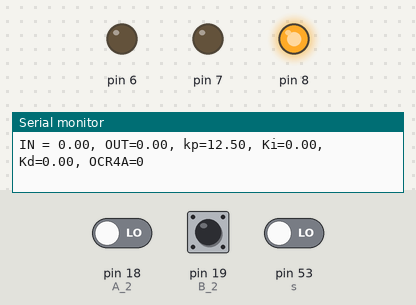
Bench run of a sketch on a simulated Arduino Mega 2560, built with avr-gcc and run on an emulated ATmega2560. Parts: output pins drawn as LEDs (lit = HIGH), the last lines printed to the serial monitor. Inputs (shaded band) come from the test bench; at power-on: pin 53 (s) LOW, pin 18 (A_2) LOW, pin 19 (B_2) HIGH.

Above: at 1.2 s.
1.3 s: pin 53 (s) driven HIGH
At 2.5 s:
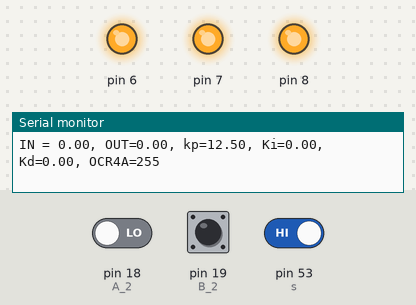
2.8 s: pin 53 (s) driven LOW
At 3.8 s:
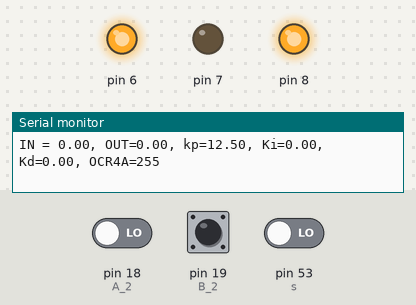
13.9 s: pin 18 (A_2) driven HIGH and pin 53 (s) driven HIGH
At 14.9 s:
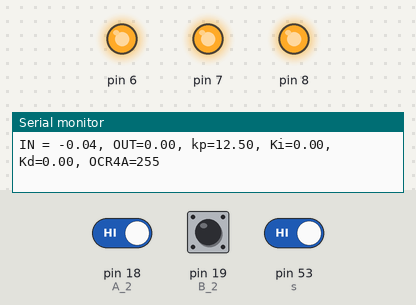
Timing chart, 0 to 16.9 s (numbered marks = the images above; inputs shaded):
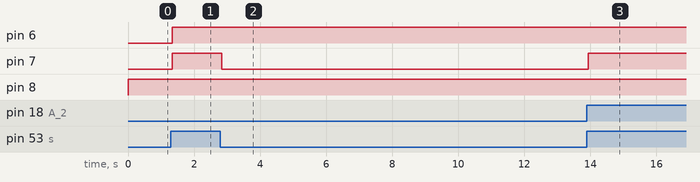

Measured:
- after the input at 1.3 s, pin 6, pin 7: LOW → HIGH at once
- after the input at 2.8 s, pin 7: HIGH → LOW at once
- after the input at 13.9 s, pin 7: LOW → HIGH at once

The sketch:

sketch_sep04c.pde
```cpp
#include <PID_v1.h>
#include <stdio.h>
int A_2=18; /*encoder channel A*/
int B_2=19;/*encoder channel B*/

#define s 53/*switch (just to say to arduino
              that execute the program if switch is turned on)*/
volatile double count_2 = 0.0; /*variable to store encoder pulses*/
double Input,Output;
double Setpoint=180.0;
double Kp=12.5;
double Ki=0.0;
double Kd=0.0;
PID Furuta(&Input,&Output,&Setpoint,Kp,Ki,Kd,DIRECT);
void setup()
{Serial.begin (9600);
  /*channels A and B as inputs*/
  pinMode(A_2, INPUT);
  pinMode(B_2, INPUT);
  /*pins to H-bridge as outputs*/
  DDRH=DDRH|B00111000;//PH5,PH4,PH3
  TCCR4A|=(1<<COM4A1)|(1<<WGM40);
  TCCR4B|=(1<<CS41)|(1<<CS40);
 /*for the switch and LED*/
  pinMode(s,INPUT);
  /*to read encoder*/
  attachInterrupt(5, doA2, CHANGE);
  attachInterrupt(4, doB2, CHANGE);
  Furuta.SetMode(AUTOMATIC);
  Furuta.SetOutputLimits(-255.0,255.0);
  Furuta.SetSampleTime(1);
  Furuta.SetControllerDirection(DIRECT);
  Serial.println("START READING");}
void loop()
{Input=count_2*(360.0/10000.0);
  if(digitalRead(s)==HIGH)
{if((Input<=160.0)||(Input>=200.0))
{motorStop();
}if(Input<Setpoint)
{motor_CW();
OCR4A=255.0-Output;
}
if (Input>Setpoint)
  {
      /*motor spins counter-clockwise direction*/
    if(Output<0)
      {motor_CCW ();
       Output=Output*(-1.0);
       OCR4A=255.0-Output;
   }else{
         motor_CCW();
         OCR4A=Output*(-1.0);
        }
  }
}else{motorStop();}
serialData();
}
void doA2(){
  // look for a low-to-high on channel A
  if (digitalRead(A_2) == HIGH) {
    // check channel B to see which way encoder is turning
    if (digitalRead(B_2) == LOW) {
      count_2 = count_2 + 1;         // CW
    }
    else {
      count_2 = count_2 - 1;         // CCW
    }
  }
  else   // must be a high-to-low edge on channel A
  {
    // check channel B to see which way encoder is turning
    if (digitalRead(B_2) == HIGH) {
      count_2 = count_2 + 1;          // CW
    }
    else {
      count_2 = count_2 - 1;          // CCW
    }
  }

}
void doB2(){
  // look for a low-to-high on channel B
  if (digitalRead(B_2) == HIGH) {
   // check channel A to see which way encoder is turning
    if (digitalRead(A_2) == HIGH) {
      count_2 = count_2 + 1;         // CW
    }
    else {
      count_2 = count_2 - 1;         // CCW
    }
  }
  // Look for a high-to-low on channel B
  else {
    // check channel B to see which way encoder is turning
    if (digitalRead(A_2) == LOW) {
      count_2 = count_2 + 1;          // CW
    }
    else {
      count_2 = count_2 - 1;          // CCW
    }
  }
}
void motor_CCW ()/* motor spins clockwise direction*/
{
  PORTH=0x10; //B00010000;
}
void motor_CW ()/*motor spins counter clockwise direction*/
{
  PORTH=0x30; //B00110000;
}
void motorStop ()/*motor brakes*/
{
  PORTH=0x28; //B00101000;
}
void serialData()
{
  Serial.print("IN = ");
  Serial.print(Input);
  Serial.print(", OUT=");
  Serial.print(Output);
  Serial.print(", kp=");
  Serial.print(Kp);
  Serial.print(", Ki=");
  Serial.print(Ki);
  Serial.print(", Kd=");
  Serial.print(Kd);
  Serial.print(", OCR4A=");
  Serial.print(OCR4A);
  Serial.println();
}
```
